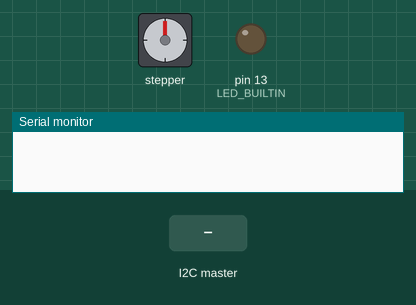
Recording of a sketch running on a simulated Arduino Uno, built with avr-gcc and run on an emulated ATmega328P. On the bench: stepper motor, output pins drawn as LEDs (lit = HIGH), the last lines printed to the serial monitor. The inputs (shaded band) are chosen by the test bench. Stepper angles assume 200 steps per turn.

Above: at 1.2 s.
1.3 s: the I2C master sends "#"
At 1.52 s:
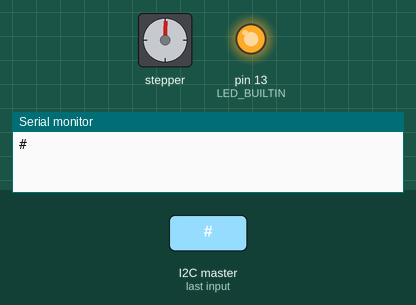
4.3 s: the I2C master sends "?"
At 6.0 s:
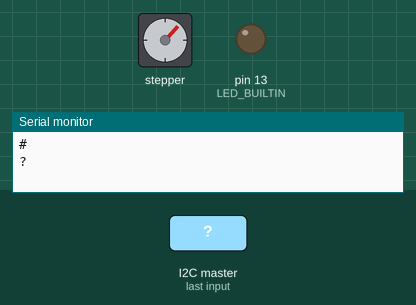
7.3 s: the I2C master sends "#"
At 7.52 s:
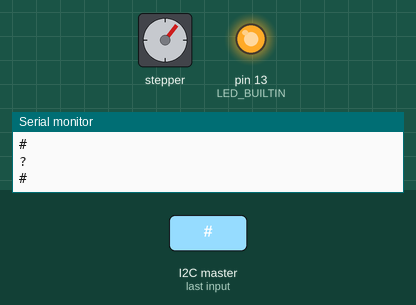
10.3 s: the I2C master sends "?"
At 11.27 s:
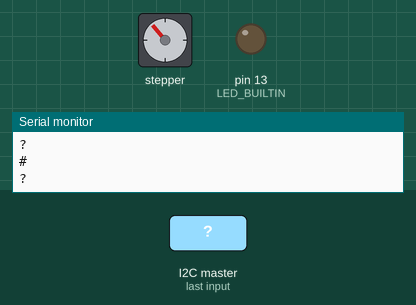
Timing chart, 0 to 13.7 s (numbered marks = the images above; inputs shaded):
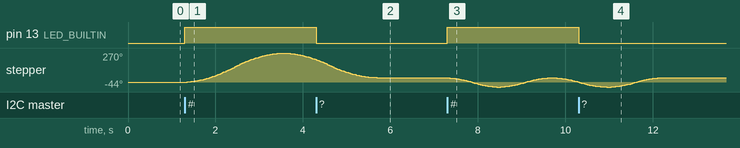

The sketch:

slave_read.ino
```cpp
#include <Wire.h>
#include <AccelStepper.h>
#include <AFMotor.h>

AF_Stepper motor1(200, 1);

void forwardstep1(){
  motor1.onestep(FORWARD, SINGLE);
}
void backwardstep1(){
  motor1.onestep(BACKWARD, SINGLE);
}

AccelStepper stepper1(forwardstep1, backwardstep1);


char command = ' ';

void setup() {
  Wire.begin(8);
  Wire.onReceive(runFlower);
  stepper1.setMaxSpeed(200.0);
  stepper1.setAcceleration(100.0);
  stepper1.moveTo(150);

  Serial.begin(9600);

  pinMode(LED_BUILTIN, OUTPUT);
}


void runFlower(){
  command = Wire.read();
  Serial.println(command);
}


void loop(){

  if (command == '#'){
  digitalWrite(LED_BUILTIN, HIGH);
  //Serial.println("Y");
    if (stepper1.distanceToGo() == 0)
  stepper1.moveTo(-stepper1.currentPosition());
    stepper1.run();

  }
  else if (command == '?'){
    digitalWrite(LED_BUILTIN, LOW);
    //Serial.println("N");
    stepper1.moveTo(24);
    stepper1.run();
  }
}
```

Measured:
- after the input at 1.3 s, pin 13 (LED_BUILTIN): LOW → HIGH at once; stepper: turns 270° clockwise in 2.2 s, then 58° counter-clockwise in 0.66 s
- after the input at 4.3 s, pin 13 (LED_BUILTIN): HIGH → LOW at once
- after the input at 7.3 s, pin 13 (LED_BUILTIN): LOW → HIGH at once; stepper: turns 87° counter-clockwise in 1.1 s, then 87° clockwise in 1.1 s, then 40° counter-clockwise in 0.52 s
- after the input at 10.3 s, pin 13 (LED_BUILTIN): HIGH → LOW at once
